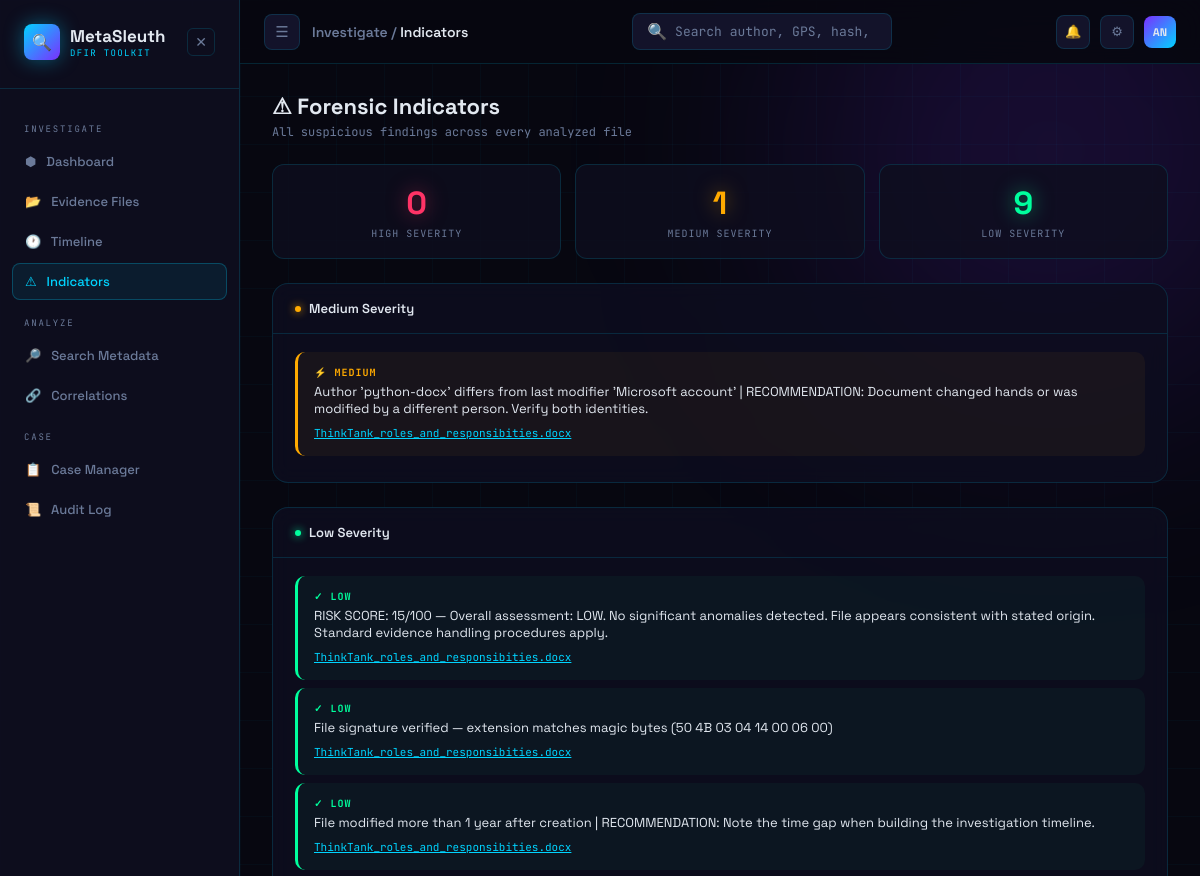
The page /indicators (upper part) on the database as committed earlier.
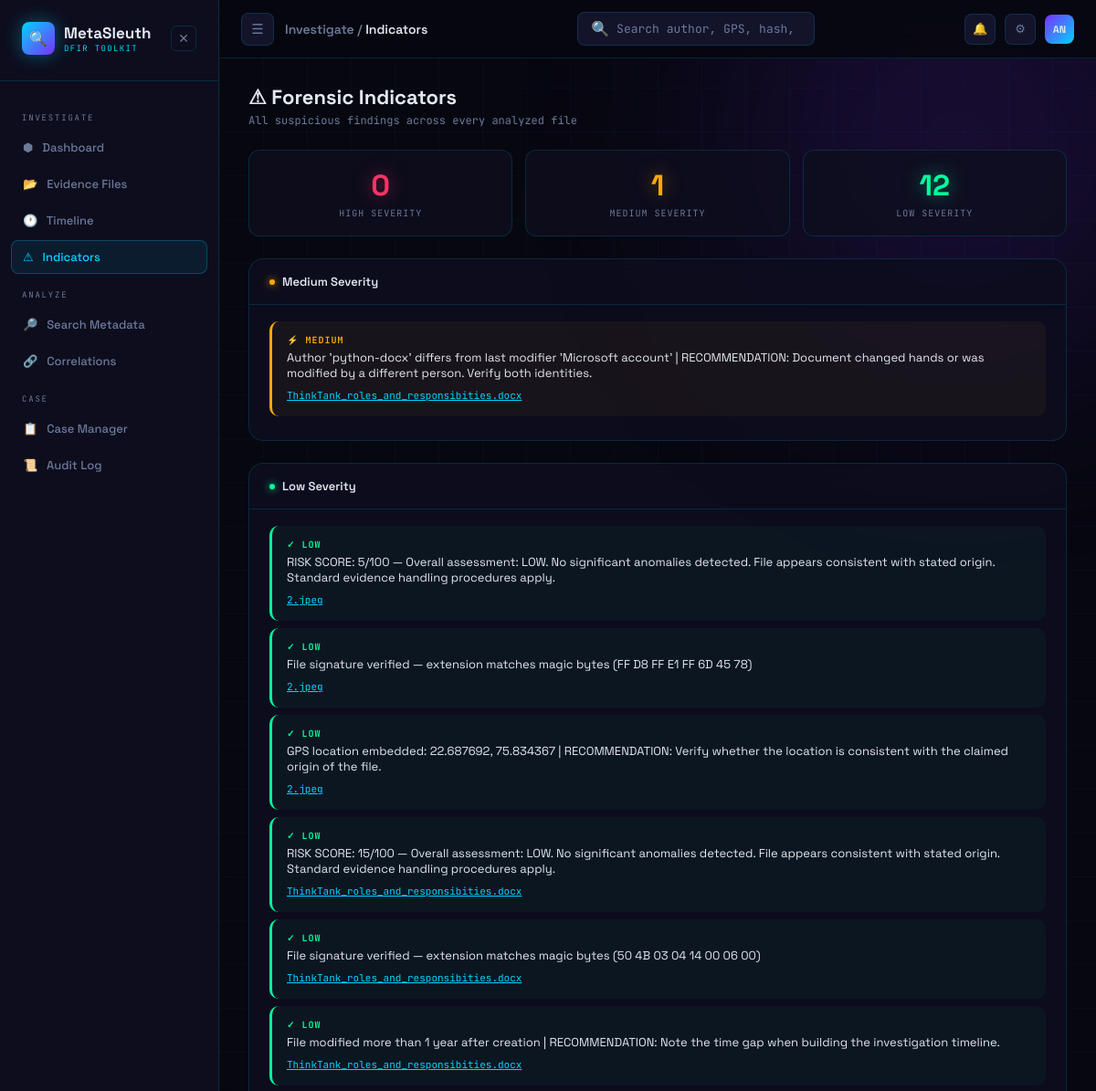
The same page on the database as committed later.
### tables this page shows
CREATE TABLE indicators (
            id          INTEGER PRIMARY KEY AUTOINCREMENT,
            file_id     INTEGER NOT NULL,
            severity    TEXT NOT NULL,
            description TEXT NOT NULL,
            FOREIGN KEY (file_id) REFERENCES files(id)
        );

CREATE TABLE files (
            id          INTEGER PRIMARY KEY AUTOINCREMENT,
            filename    TEXT NOT NULL,
            file_type   TEXT NOT NULL,
            file_size   INTEGER,
            md5         TEXT,
            sha1        TEXT,
            sha256      TEXT,
            upload_time TEXT NOT NULL,
            analyst     TEXT
        );

### app.py (the view)
@app.route('/indicators')
def indicators_page():
    conn   = get_connection()
    cursor = conn.cursor()
    cursor.execute('''
        SELECT i.severity, i.description,
               f.filename, f.id as file_id, f.file_type
        FROM indicators i
        JOIN files f ON i.file_id = f.id
        ORDER BY
            CASE i.severity
                WHEN "HIGH"   THEN 1
                WHEN "MEDIUM" THEN 2
                ELSE 3
            END,
            f.upload_time DESC
    ''')
    rows = cursor.fetchall()
    conn.close()
    indicators = [dict(r) for r in rows]
    high   = [i for i in indicators if i['severity'] == 'HIGH']
    medium = [i for i in indicators if i['severity'] == 'MEDIUM']
    low    = [i for i in indicators if i['severity'] == 'LOW']
    return render_template('indicators.html',
                           indicators=indicators,
                           high=high,
                           medium=medium,
                           low=low)

### database/db.py (called while the page is built)
def get_connection():
    conn = sqlite3.connect(DATABASE)
    conn.row_factory = sqlite3.Row
    return conn

### templates/indicators.html (shortened to what this page needs)
{% extends 'base.html' %}
{% block breadcrumb %}Investigate / <span>Indicators</span>{% endblock %}
{% block content %}
<div>
    <div class="page-title">⚠ Forensic Indicators</div>
    <div class="page-sub">All suspicious findings across every analyzed file</div>
</div>
<div class="stat-row">
    <div class="stat-card">
        <div class="stat-num" style="color:var(--alert);text-shadow:0 0 20px rgba(255,51,102,0.5)">
            {{ high | length }}
        </div>
        <div class="stat-lbl">High Severity</div>
    </div>
    <div class="stat-card">
        <div class="stat-num" style="color:var(--warn);text-shadow:0 0 20px rgba(255,170,0,0.5)">
            {{ medium | length }}
        </div>
        <div class="stat-lbl">Medium Severity</div>
    </div>
    <div class="stat-card">
        <div class="stat-num" style="color:var(--ok);text-shadow:0 0 20px rgba(0,255,157,0.5)">
            {{ low | length }}
        </div>
        <div class="stat-lbl">Low Severity</div>
    </div>
</div>
{% if medium %}
<div class="panel">
    <div class="panel-head">
        <div class="panel-title"><span class="dot" style="background:var(--warn);box-shadow:0 0 8px var(--warn)"></span>Medium Severity</div>
    </div>
    <div class="panel-body">
        {% for ind in medium %}
        <div class="ind-item MEDIUM">
            <div class="ind-sev MEDIUM">⚡ MEDIUM</div>
            <div class="ind-desc">{{ ind.description }}</div>
            <a class="ind-file" href="/file/{{ ind.file_id }}">{{ ind.filename }}</a>
        </div>
        {% endfor %}
    </div>
</div>
{% endif %}
{% if low %}
<div class="panel">
    <div class="panel-head">
        <div class="panel-title"><span class="dot o"></span>Low Severity</div>
    </div>
    <div class="panel-body">
        {% for ind in low %}
        <div class="ind-item LOW">
            <div class="ind-sev LOW">✓ LOW</div>
            <div class="ind-desc">{{ ind.description }}</div>
            <a class="ind-file" href="/file/{{ ind.file_id }}">{{ ind.filename }}</a>
        </div>
        {% endfor %}
    </div>
</div>
{% endif %}
{% endblock %}

Rows that differ between the two databases and show on the page:
added indicators: description "RISK SCORE: 5/100 — Overall assessment: LOW. No significant anomalies detected. File appears consistent with stated origin. Standard evidence handling procedures apply.", filename "2.jpeg"
added indicators: description "File signature verified — extension matches magic bytes (FF D8 FF E1 FF 6D 45 78)", filename "2.jpeg"
added indicators: description "GPS location embedded: 22.687692, 75.834367 | RECOMMENDATION: Verify whether the location is consistent with the claimed origin of the file.", filename "2.jpeg"
Other text that changed with them:
{{ low | length }}: "9" → "12"
